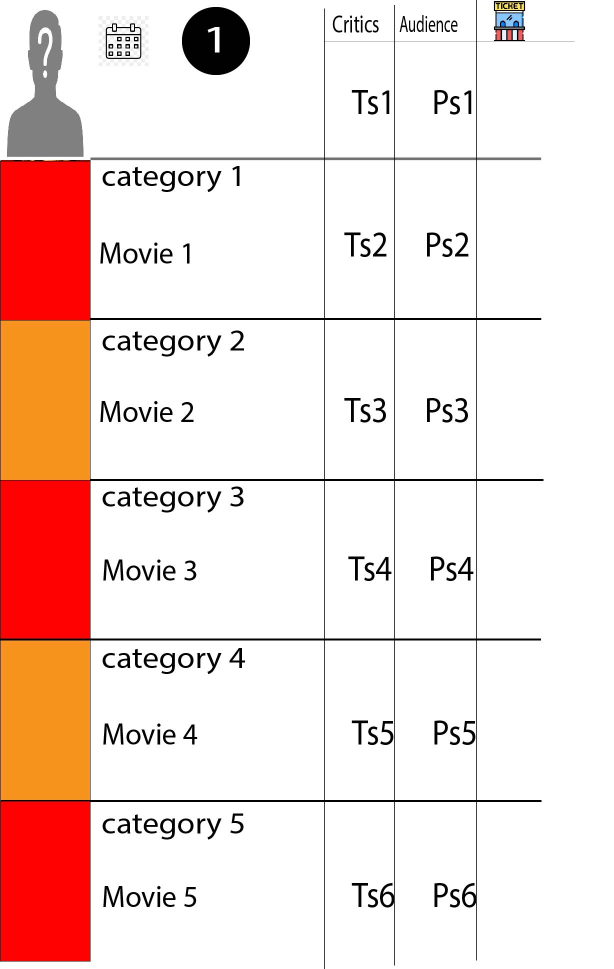
#> input picture template3.jpg, 1227 x 1938 px (shown at 1/2 size)
$ python enhanced-template-manager.py   (older library calls are emulated)
#> lines starting #> are read from the running program, lines starting #| are printed output that depends on the picture; after the words box and inside, x2 and y2 are one past the last pixel; in counts of white or black regions, pixels touching at a corner belong together
from dataclasses import dataclass
from typing import List, Dict, Tuple, Optional
import cv2
import numpy as np
from PIL import Image, ImageFont, ImageDraw, ImageColor
import pytesseract
import os
from pathlib import Path
import colorsys
import re

# Add this line for Windows
pytesseract.pytesseract.tesseract_cmd = r'C:\Program Files\Tesseract-OCR\tesseract.exe'

@dataclass
class TextStyle:
    font_family: str
    font_size: int
    color: Tuple[int, int, int]
    is_bold: bool
    is_italic: bool
    background_color: Optional[Tuple[int, int, int]] = None

@dataclass
class TemplateRegion:
    x1: int
    y1: int
    x2: int
    y2: int
    content_type: str  # 'image', 'text', or 'score'
    identifier: str
    original_size: Tuple[int, int]
    text_style: Optional[TextStyle] = None

class TemplateManager:
    def __init__(self, template_path: str):
        """Initialize template manager with path to template image"""
#> called with template_path = 'template3.jpg'
        self.template_path = template_path
        self.template = cv2.imread(template_path)
#> self.template is the input picture: shape (1938, 1227, 3); mean B, G, R 214.5, 220.1, 243.1
        if self.template is None:
            raise ValueError(f"Could not load template image from {template_path}")

        self.height, self.width = self.template.shape[:2]
        self.pil_template = Image.fromarray(cv2.cvtColor(self.template, cv2.COLOR_BGR2RGB))
        self.draw = ImageDraw.Draw(self.pil_template)

        # Create visualization template
        self.viz_template = self.template.copy()

        # Common font paths by OS
        self.system_fonts = self._get_system_fonts()

        # Analyze template and store regions
        self.regions = self._analyze_template()

        # Draw initial region markers on visualization template
        self._update_visualization()

    # [58 lines left out: functions _get_system_fonts, _detect_text_style, not called in this run]

    def _analyze_template(self) -> List[TemplateRegion]:
        """Analyze template by detecting the structural grid from poster regions"""
        regions = []

        # Convert to HSV for color detection
        hsv = cv2.cvtColor(self.template, cv2.COLOR_BGR2HSV)
#> hsv: shape (1938, 1227, 3); mean H, S, V 1.6, 29.9, 243.1

        # Detect red/orange rectangles
        lower_red1 = np.array([0, 100, 100])
        upper_red1 = np.array([10, 255, 255])
        lower_red2 = np.array([170, 100, 100])
        upper_red2 = np.array([180, 255, 255])
        lower_orange = np.array([5, 100, 100])
        upper_orange = np.array([15, 255, 255])

        # Create masks and combine
        red_mask1 = cv2.inRange(hsv, lower_red1, upper_red1)
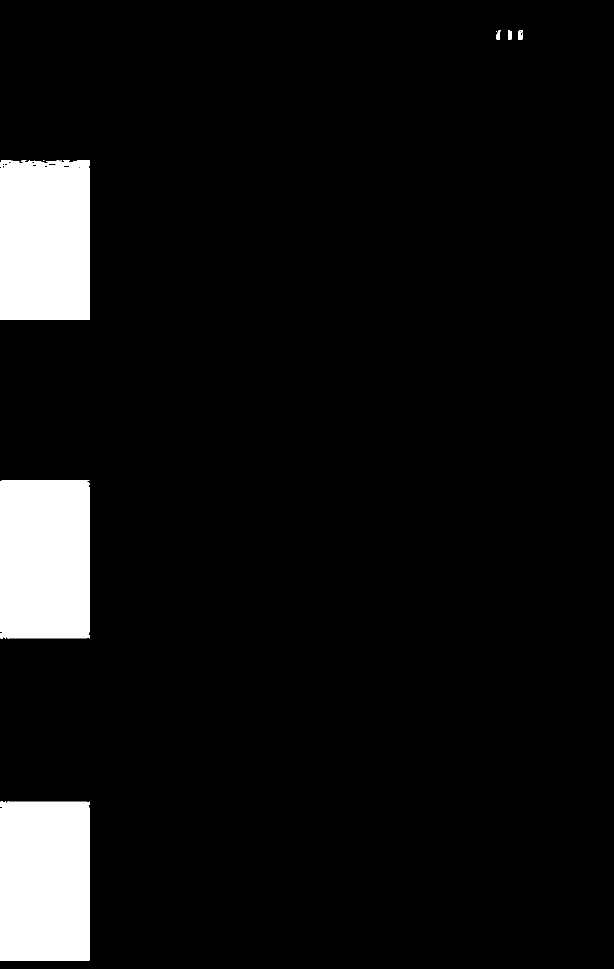
#> red_mask1: shape (1938, 1227) (shown at 1/2 size); 7.1% white; 18 white regions (10 under 20 px), largest, box (x1, y1, x2, y2) and area: (0, 1603, 180, 1922) 56593, (0, 320, 180, 640) 56178, (0, 960, 180, 1277) 55888
        red_mask2 = cv2.inRange(hsv, lower_red2, upper_red2)
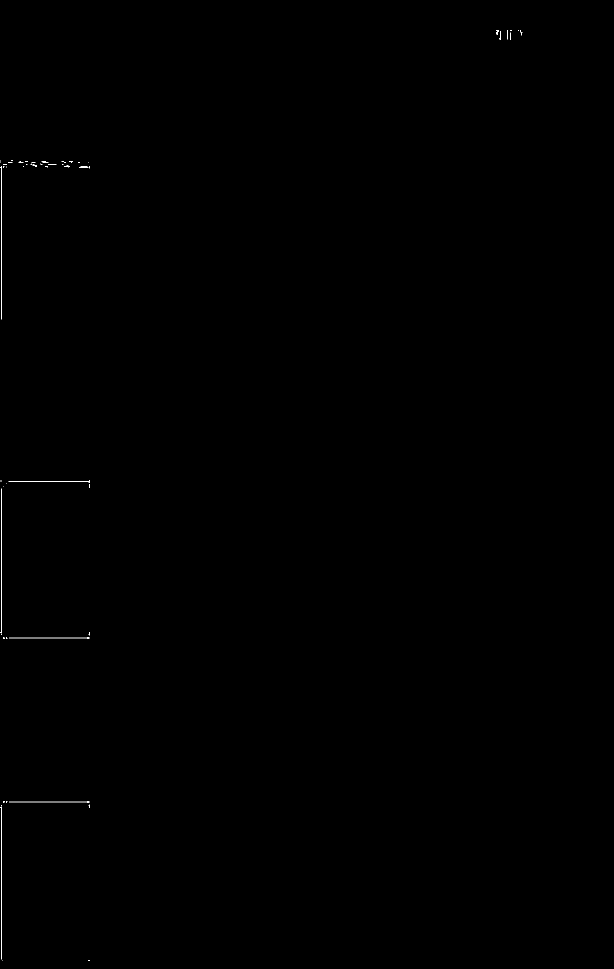
#> red_mask2: shape (1938, 1227) (shown at 1/2 size); 0.08% white in thin lines or dots, all inside (x1, y1, x2, y2) = (1, 60, 1045, 1922)
        orange_mask = cv2.inRange(hsv, lower_orange, upper_orange)
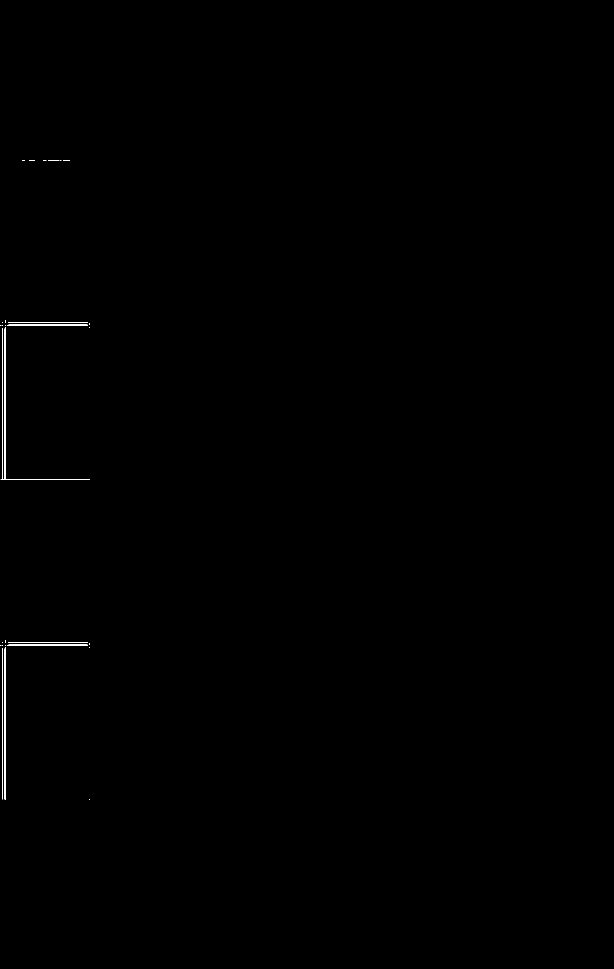
#> orange_mask: shape (1938, 1227) (shown at 1/2 size); 0.17% white; 187 white regions (180 under 20 px), largest, box (x1, y1, x2, y2) and area: (1, 655, 180, 960) 1392, (9, 1295, 12, 1600) 912, (15, 649, 176, 652) 480
        color_mask = cv2.bitwise_or(cv2.bitwise_or(red_mask1, red_mask2), orange_mask)
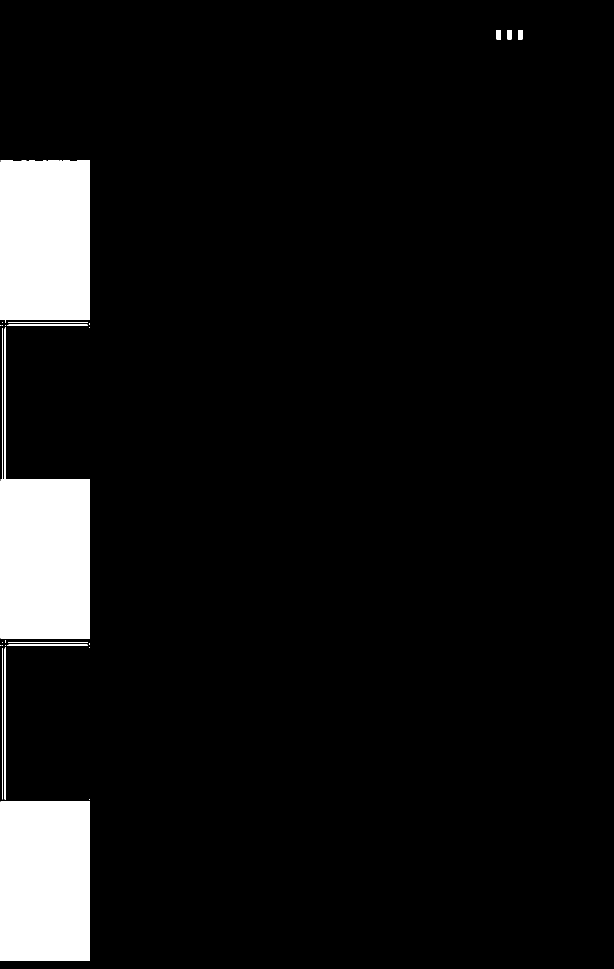
#> color_mask: shape (1938, 1227) (shown at 1/2 size); 7.4% white; 193 white regions (180 under 20 px), largest, box (x1, y1, x2, y2) and area: (0, 655, 180, 1277) 57962, (0, 1603, 180, 1922) 57104, (0, 320, 180, 640) 56772

        # Clean up mask
        kernel = np.ones((5,5), np.uint8)
        color_mask = cv2.morphologyEx(color_mask, cv2.MORPH_CLOSE, kernel)
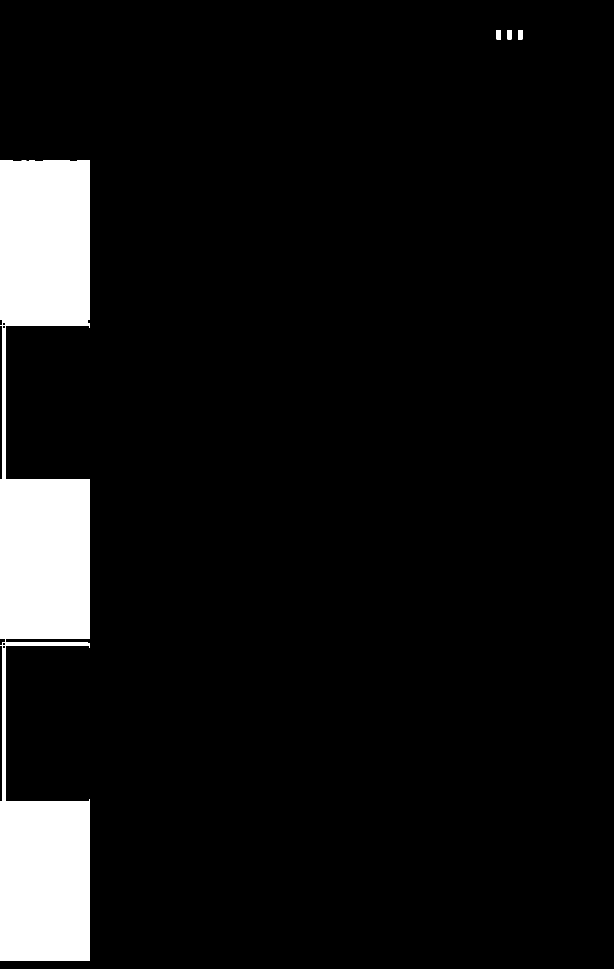
#> color_mask: shape (1938, 1227) (shown at 1/2 size); 7.6% white; 4 white regions

        # Find poster rectangles
        contours, _ = cv2.findContours(color_mask, cv2.RETR_EXTERNAL, cv2.CHAIN_APPROX_SIMPLE)
#> contours = 4 contours; box (x1, y1, x2, y2) and area: (0, 320, 180, 1922) 178184, (1036, 60, 1045, 80) 150, (992, 60, 1002, 80) 138, (1015, 60, 1023, 80) 132

        # Filter and sort rectangles by y-position
        poster_boxes = []
        for contour in contours:
            x, y, w, h = cv2.boundingRect(contour)
            if w > self.width * 0.1 and h > self.height * 0.05:  # Filter small regions
                poster_boxes.append((y, x, y+h, x+w))
#> this loop made 4 passes
#> (x, y, w, h) on passes 1 to 4: (0, 320, 180, 1602), (1036, 60, 9, 20), (1015, 60, 8, 20), (992, 60, 10, 20)
#> after the loop, poster_boxes = [(320, 0, 1922, 180)]

        poster_boxes.sort()  # Sort by y-coordinate

        if len(poster_boxes) < 1:
            print("Warning: No poster regions detected in template")
            return regions

        # Calculate row height - if only one poster, use a default
        row_height = (self.height // 5) if len(poster_boxes) < 2 else poster_boxes[1][0] - poster_boxes[0][0]
#> row_height = 387

        # Create text style template
        text_style = TextStyle(
            font_family='arial',
            font_size=24,
            color=(0, 0, 0),
            is_bold=False,
            is_italic=False,
            background_color=(255, 255, 255)
        )

        # Add poster regions and calculate text regions
        for i, (y1, x1, y2, x2) in enumerate(poster_boxes):
            # Add poster region
            regions.append(TemplateRegion(
                x1=x1+2, y1=y1+2,
                x2=x2-2, y2=y2-2,
                content_type='image',
                identifier=f"poster_{i+1}",
                original_size=(x2-x1-4, y2-y1-4),
                text_style=None
            ))

            # Calculate text region positions relative to poster
            category_x = x2 + 10  # Start text after poster
            score_x = self.width * 0.6  # Scores start at 60% of width

            # Category text
            regions.append(TemplateRegion(
                x1=category_x,
                y1=y1,
                x2=score_x - 10,
                y2=y1 + (y2-y1)//2,
                content_type='text',
                identifier=f"category_{i+1}",
                original_size=(score_x - category_x - 10, (y2-y1)//2),
                text_style=text_style
            ))

            # Movie title
            regions.append(TemplateRegion(
                x1=category_x,
                y1=y1 + (y2-y1)//2,
                x2=score_x - 10,
                y2=y2,
                content_type='text',
                identifier=f"movie_{i+1}",
                original_size=(score_x - category_x - 10, (y2-y1)//2),
                text_style=text_style
            ))

            # Tomato score
            regions.append(TemplateRegion(
                x1=score_x,
                y1=y1,
                x2=score_x + (self.width - score_x)//2,
                y2=y2,
                content_type='score',
                identifier=f"tomato_score_{i+1}",
                original_size=((self.width - score_x)//2, y2-y1),
                text_style=text_style
            ))

            # Popcorn score
            regions.append(TemplateRegion(
                x1=score_x + (self.width - score_x)//2,
                y1=y1,
                x2=self.width - 10,
                y2=y2,
                content_type='score',
                identifier=f"popcorn_score_{i+1}",
                original_size=((self.width - score_x)//2, y2-y1),
                text_style=text_style
            ))
#> this loop made 1 pass
#> (y1, x1, y2, x2, category_x, score_x) on pass 1: (320, 0, 1922, 180, 190, 736.2)
#> after the loop, regions = 5 items

        # Add header regions based on score columns
        first_poster = poster_boxes[0]
#> first_poster = (320, 0, 1922, 180)
        header_y = first_poster[0] - row_height//2
#> header_y = 127
#> in __init__, `self.regions = self._analyze_template()`: self.regions = 7 items

        regions.append(TemplateRegion(
            x1=score_x,
            y1=header_y,
            x2=score_x + (self.width - score_x)//2,
            y2=first_poster[0] - 10,
            content_type='text',
            identifier='header_critics',
            original_size=((self.width - score_x)//2, row_height//2),
            text_style=text_style
        ))

        regions.append(TemplateRegion(
            x1=score_x + (self.width - score_x)//2,
            y1=header_y,
            x2=self.width - 10,
            y2=first_poster[0] - 10,
            content_type='text',
            identifier='header_audience',
            original_size=((self.width - score_x)//2, row_height//2),
            text_style=text_style
        ))

        return regions

    def _update_visualization(self):
        """Update visualization template with current region markers"""
        self.viz_template = self.template.copy()

        for region in self.regions:
            # Convert coordinates to integers and create proper tuples
            pt1 = (int(region.x1), int(region.y1))
            pt2 = (int(region.x2), int(region.y2))

            if region.content_type == 'image':
                # Draw orange outer rectangle
                cv2.rectangle(self.viz_template,
                            pt1,
                            pt2,
                            (0, 69, 255),  # BGR format
                            2)

                # Draw red inner rectangle
                inner_pt1 = (pt1[0] - 1, pt1[1] - 1)
                inner_pt2 = (pt2[0] + 1, pt2[1] + 1)
                cv2.rectangle(self.viz_template,
                            inner_pt1,
                            inner_pt2,
                            (0, 0, 255),  # BGR format
                            1)
            else:
                # Draw blue rectangle for text/score regions
                cv2.rectangle(self.viz_template,
                            pt1,
                            pt2,
                            (255, 0, 0),  # BGR format
                            1)

                # Add region identifier text for debugging
                font = cv2.FONT_HERSHEY_SIMPLEX
                font_scale = 0.4
                cv2.putText(self.viz_template,
                        region.identifier,
                        (pt1[0], pt1[1] - 5),
                        font,
                        font_scale,
                            (0, 0, 0),
                            1)
#> this loop made 7 passes
#> (pt1, pt2, inner_pt1, inner_pt2) on pass 1: ((2, 322), (178, 1920), (1, 321), (179, 1921))
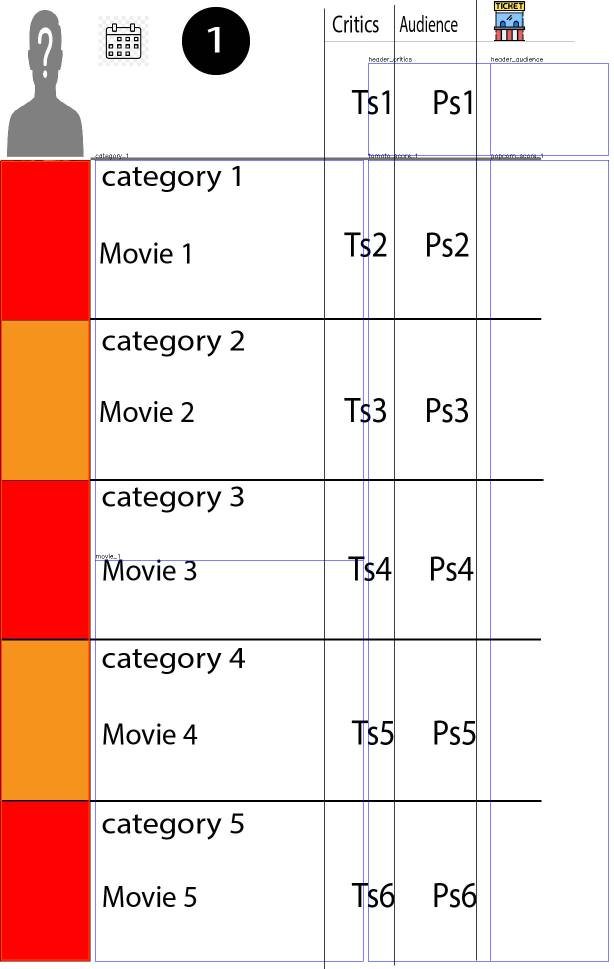
#> self.viz_template: shape (1938, 1227, 3) (shown at 1/2 size); 1% of pixels changed, all inside (x1, y1, x2, y2) = (1, 113, 1218, 1923)

    # [9 lines left out: function _get_matching_font, not called in this run]


    def replace_content(self, region_identifier: str, new_content: any) -> bool:
        """Replace content in specified region"""
        matching_regions = [r for r in self.regions if r.identifier == region_identifier]
        if not matching_regions:
            print(f"No region found with identifier: {region_identifier}")
            return False

        region = matching_regions[0]

        if region.content_type == 'image':
            if isinstance(new_content, str):
                try:
                    new_image = cv2.imread(new_content)
                    if new_image is None:
                        print(f"Could not load image from {new_content}")
                        return False

                    # Resize to fit region
                    new_image = cv2.resize(new_image,
                                         (region.x2 - region.x1, region.y2 - region.y1))

                    # Clear region and place new image
                    self.template[region.y1:region.y2, region.x1:region.x2] = new_image

                    # Update PIL template
                    self.pil_template = Image.fromarray(cv2.cvtColor(self.template, cv2.COLOR_BGR2RGB))
                    self.draw = ImageDraw.Draw(self.pil_template)

                    return True
                except Exception as e:
                    print(f"Error replacing image: {e}")
                    return False
        else:  # text or score
            if isinstance(new_content, (str, int, float)):
                text = str(new_content)

                # Clear region - Fix coordinates format
                pt1 = (int(region.x1), int(region.y1))
                pt2 = (int(region.x2), int(region.y2))
                cv2.rectangle(self.template,
                            pt1,
                            pt2,
                            (255, 255, 255),
                            -1)

                # Update PIL template
                self.pil_template = Image.fromarray(cv2.cvtColor(self.template, cv2.COLOR_BGR2RGB))
                self.draw = ImageDraw.Draw(self.pil_template)

                # Calculate font size to fit region height
                region_height = region.y2 - region.y1
                font_size = int(region_height * 0.7)  # 70% of region height

                try:
                    font_path = self.system_fonts.get('arial', '')
                    font = ImageFont.truetype(font_path, font_size)

                    # Adjust font size until text fits width
                    text_bbox = self.draw.textbbox((0, 0), text, font=font)
                    text_width = text_bbox[2] - text_bbox[0]
                    while text_width > (region.x2 - region.x1) and font_size > 12:
                        font_size -= 2
                        font = ImageFont.truetype(font_path, font_size)
                        text_bbox = self.draw.textbbox((0, 0), text, font=font)
                        text_width = text_bbox[2] - text_bbox[0]
                except:
                    print("Error loading font, using default")
                    font = ImageFont.load_default()
                    text_bbox = self.draw.textbbox((0, 0), text, font=font)
                    text_width = text_bbox[2] - text_bbox[0]

                # Center text in region
                text_height = text_bbox[3] - text_bbox[1]
                x = region.x1 + (region.x2 - region.x1 - text_width) // 2
                y = region.y1 + (region.y2 - region.y1 - text_height) // 2

                # Draw text
                self.draw.text((x, y), text, font=font, fill=(0, 0, 0))

                # Update CV2 template
                self.template = cv2.cvtColor(np.array(self.pil_template), cv2.COLOR_RGB2BGR)

                return True

            return False

    def _get_system_fonts(self) -> Dict[str, str]:
        """Get system font paths based on OS"""
        font_paths = {}
        if os.name == 'nt':  # Windows
            font_dir = Path(os.environ['WINDIR']) / 'Fonts'
            font_paths['arial'] = str(font_dir / 'arial.ttf')
        else:  # Unix-like
            font_paths['arial'] = '/usr/share/fonts/truetype/dejavu/DejaVuSans.ttf'
            if not os.path.exists(font_paths['arial']):
                # Try alternative locations
                alternatives = [
                    '/usr/share/fonts/TTF/DejaVuSans.ttf',
                    '/usr/share/fonts/truetype/liberation/LiberationSans-Regular.ttf',
                    '/System/Library/Fonts/Arial.ttf'  # For macOS
                ]
                for alt in alternatives:
                    if os.path.exists(alt):
                        font_paths['arial'] = alt
                        break

        return font_paths

    def save_template(self, output_path: str, save_visualization: bool = True):
        """Save modified template and visualization"""
        cv2.imwrite(output_path, self.template)
        if save_visualization:
            viz_path = output_path.rsplit('.', 1)[0] + '_regions.' + output_path.rsplit('.', 1)[1]
            cv2.imwrite(viz_path, self.viz_template)

    def get_region_info(self) -> Dict[str, TemplateRegion]:
        """Return dictionary of all regions and their properties"""
        return {region.identifier: region for region in self.regions}

def main():
    template_manager = TemplateManager('template3.jpg')

    # Check detected regions
    regions = template_manager.get_region_info()
#> regions = 7 items
    for identifier, region in regions.items():
        print(f"Detected: {identifier}")
#> this loop made 7 passes
#> (printed output is left out)
#> (the rest of the program and of its run is left out)
